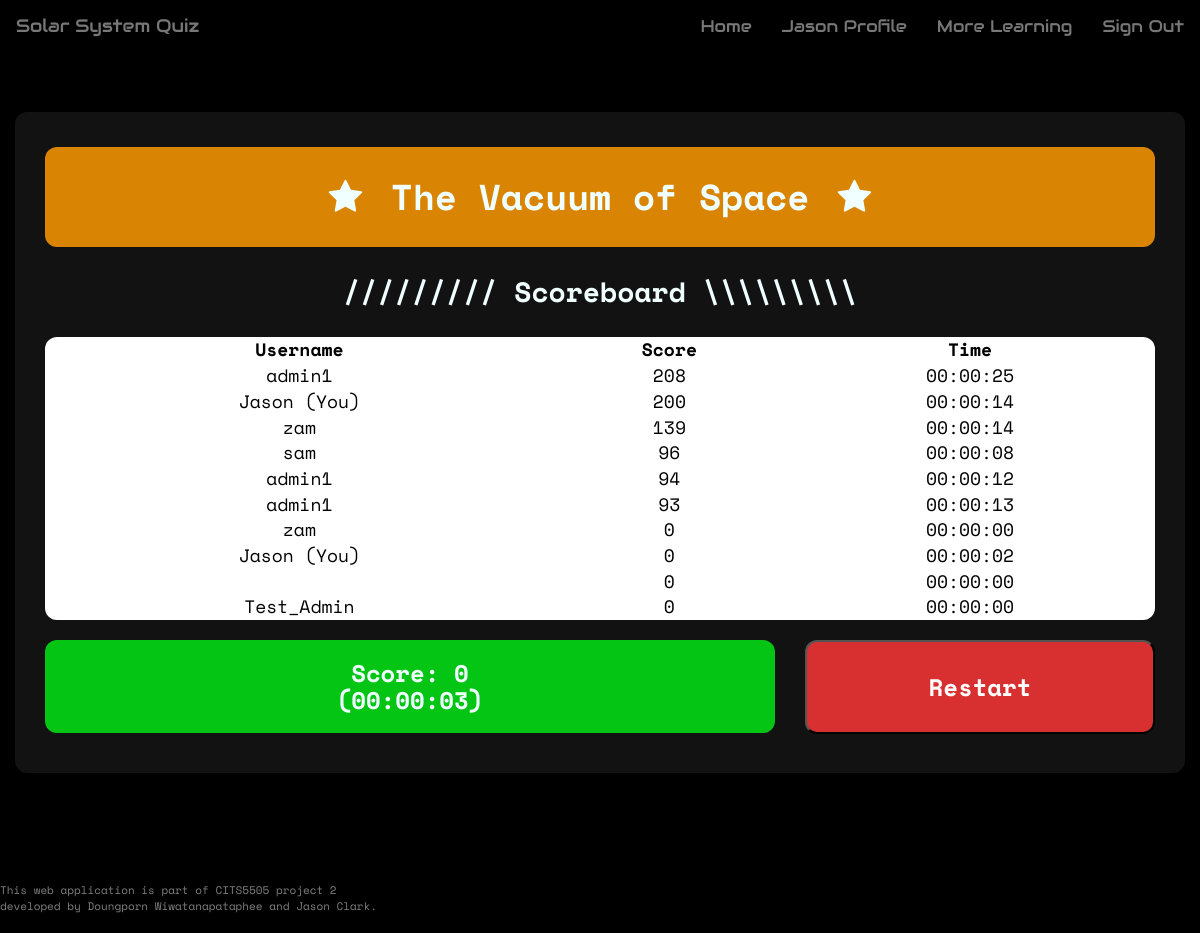
Before: /result (signed in) with the older database file.
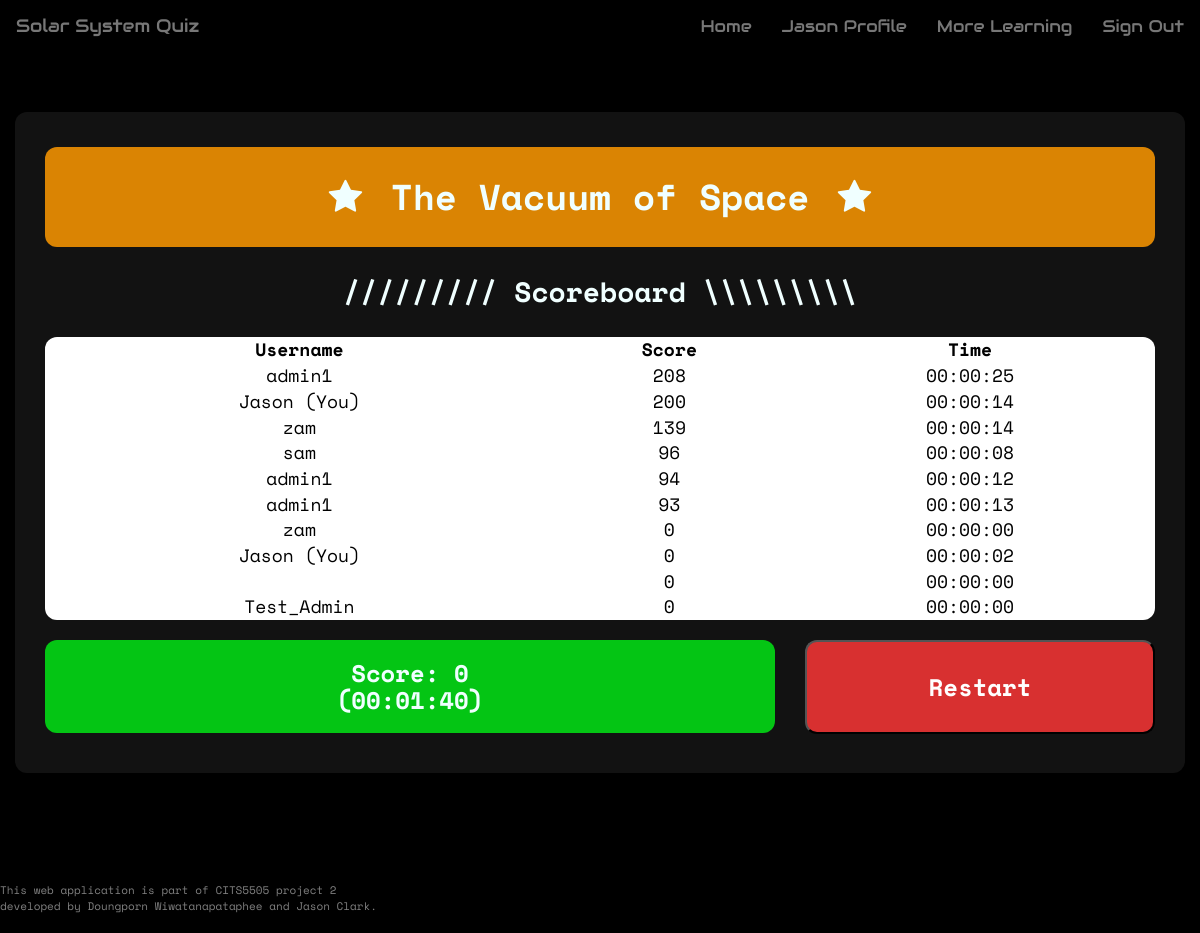
After: the same page with the newer database file.
### app/models.py (models this page shows, shortened)
class Score(db.Model):
    __tablename__ = 'score'
    id = db.Column(db.Integer, primary_key = True)
    user_id = db.Column(db.Integer, db.ForeignKey('user_table.id'))
    questionset_id = db.Column(db.Integer, db.ForeignKey('questionset.id'))
    score = db.Column(db.Integer, default=0)
    time_taken = db.Column(db.Time, default=0)

### app/routes.py (the view)
@app.route('/result', methods=['GET'])
def result():
    latest_score = Score.query.filter_by(user_id=current_user.id).all()[-1]
    latest_module_id = latest_score.questionset_id
    latest_module = latest_score.questionset_parent.name
    latest_time_taken = latest_score.time_taken
    scoreSorted = Score.query.filter_by(questionset_id=latest_module_id).order_by(Score.score.desc()).all()
    return render_template('result.html', latestScore=latest_score, scoreSorted=scoreSorted, moduleName=latest_module, timeTaken=latest_time_taken)

### app/models.py (called while the page is built)
@login.user_loader
def load_user(id):
    return User.query.get(int(id))

### app/routes.py (called while the page is built)
@app.before_request
def before_request():
    from_zone = tz.tzutc()
    to_zone = tz.tzlocal()
    utc = datetime.utcnow()
    utc = utc.replace(tzinfo=from_zone)
    central = utc.astimezone(to_zone)   # convert to local timezone
    if current_user.is_authenticated:
        current_user.last_seen = central
        db.session.commit()

### app/templates/result.html (shortened to what this page needs)
{% extends 'base.html' %}
{% block body %}
<div class="container result-container">
    <h2 class="result-module"><i class="fa fa-star fa-fw"></i>&nbsp;{{ moduleName }}&nbsp;<i class="fa fa-star fa-fw"></i></h2>
    <h2 class="result-scoreboard">///////// Scoreboard \\\\\\\\\</h2>
    <table class="result-table">
        <thead>
            <tr>
                <th>Username</th>
                <th>Score</th>
                <th>Time</th>
            </tr>
        </thead>
        <tbody>
        {% for score in scoreSorted %}
        {%  if loop.index <= 10  %}
            <tr>
                {% if current_user.id == score.user_parent.id %}
                <td>{{ score.user_parent.username }} (You)</td>
                {% else %}
                <td>{{ score.user_parent.username }}</td>
                {% endif %}
                <td>{{ score.score }}</td>
                <td>{{ score.time_taken }}</td>
            </tr>
        {% endif %}
        {% endfor %}
        </tbody>
    </table>
    <div class="row">
        <div class="col-xs-8">
            <h3 class="result-score">Score: {{ latestScore.score }} <br> ({{ timeTaken }})</h3>
        </div>
        <div class="col-xs-4">
            <a href='/'><button class="restart-button">Restart</button></a>
        </div>
    </div>
</div>
{% endblock %}

Changed rows visible on the page:
no longer on this page (row unchanged): Score: score "0", time_taken "00:00:03"
added Score: score "0", time_taken "00:01:40"
